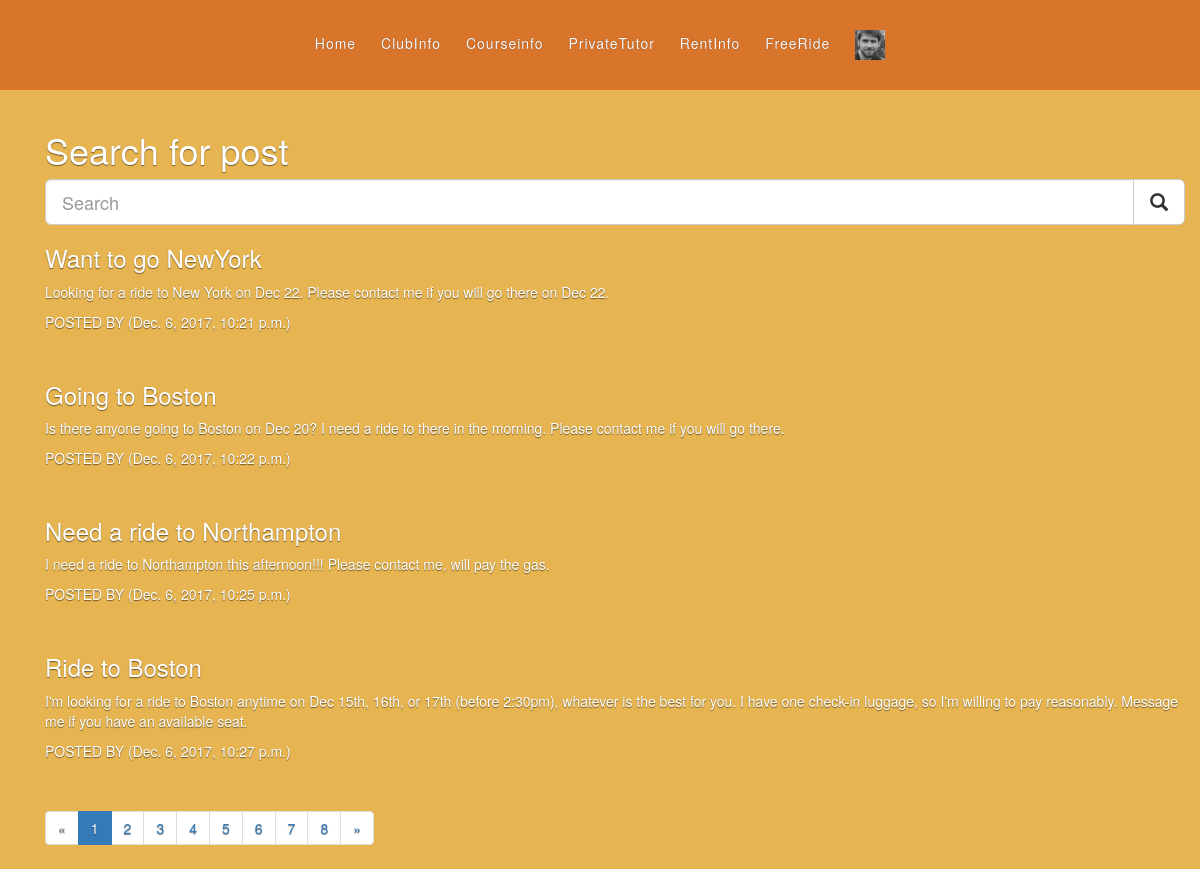
/InfoTrack/post_list.html/ (signed in), run on the app's committed database.
### InfoTrack/models.py (models this page shows, shortened)
class Post(models.Model):
    title = models.CharField(max_length = 200, help_text ="Your post title.",blank = True)
    context = models.TextField(help_text ="What is in your mind?",blank = True)
    time = models.DateTimeField(auto_now_add = True)
    image = models.ImageField(upload_to='profile_image', blank=True)
    video = models.URLField(blank=True)
    user = models.ForeignKey(User, null=True)
    TYPE_OF_POST = (
        ("---","---"),
        ('clubinfo', 'ClubInfo'),
        ('courseinfo', 'CourseInfo'),
        ('lookforride', 'FreeRide'),
        ('tutor', 'TutorInfo'),
        ('rent', 'RentInfo')
    )
    PostType = models.CharField(max_length=50, choices=TYPE_OF_POST, default='---')
    class Meta:
        ordering = ["time"]

### InfoTrack/views.py (the view)
@login_required
def post_list(request):
    posts = Post.objects.all()
    paginator = Paginator(posts, 4)
    page = request.GET.get('page')
    try:
        post_page = paginator.page(page)
    except PageNotAnInteger:
        post_page = paginator.page(1)
    except EmptyPage:
        post_page = paginator.page(paginator.num_pages)
    return render(request, 'posts/post_list.html', {'posts': post_page})

### InfoTrack/templates/posts/post_list.html (shortened to what this page needs)
{% extends "base_generic.html"%}
{% block keng_1 %}
<div align = "left">
  <br>
<h1>POST LIST : </h1>
<div class="container">
  <div class="row">
      <div class="col-md-6 col-md-offset-3">
      </div>
  </div>
  <div class="container">
      <h1>Search for post</h1>
      <form action="{% url 'InfoTrack:post_search' %}" method="get" accept-charset="utf-8" class="search-form">
      <div class="input-group input-group-lg">
      <input type="text" class="form-control" name="search_box" id="search_box" placeholder="Search">
      <div class="input-group-btn">
      <button class="btn btn-default" type="submit" id="search_box"><i class="glyphicon glyphicon-search"></i></button>
      </div>
      </div>
      </form>
      </div>
<div class="container">
{% for post in posts %}
        <h3><a href="{% url 'InfoTrack:post_detail' pk=post.pk %}"> {{ post.title }}</a></h3>
        <p> {{ post.context|linebreaksbr }}</p>
        <P>POSTED BY {{ post.user.get_full_name }} ({{ post.time }})</P>
        <br>
{% endfor %}
{% if posts.has_other_pages %}
  <ul class="pagination">
    {% if posts.has_previous %}
      <li><a href="?page={{ posts.previous_page_number }}">&raquo;</a></li>
    {% else %}
      <li class="disabled"><span>&laquo;</span></li>
    {% endif %}
    {% for i in posts.paginator.page_range %}
      {% if posts.number == i %}
        <li class="active"><span>{{ i }} <span class="sr-only">(current)</span></span></li>
      {% else %}
        <li><a href="?page={{ i }}">{{ i }}</a></li>
      {% endif %}
    {% endfor %}
    {% if posts.has_next %}
      <li><a href="?page={{ posts.next_page_number }}">&raquo;</a></li>
    {% else %}
      <li class="disabled"><span>&raquo;</span></li>
    {% endif %}
  </ul>
  </div>
{% endif %}
{% endblock %}

### InfoTrack/static/css/base_test_style.css (style rules this page uses)
a, a:focus, a:hover { color: #fff; }
html, body { height: 100%; background-color: rgba(230,180,80,1.00) }
body { color: #fff; text-align: center; text-shadow: 0 .05rem .1rem rgba(0,0,0,.5); }
*, *::before, *::after { box-sizing: border-box; }
body { margin: 0; padding: 0; background-color: rgba(229,179,89,1.00); }
div { box-sizing: border-box; }

### InfoTrack/static/css/form_style.css (style rules this page uses)
a, a:focus, a:hover { color: #fff; }
html, body { height: 100%; background-color: rgba(230,180,80,1.00) }
body { color: #fff; text-align: center; text-shadow: 0 .05rem .1rem rgba(0,0,0,.5); }
div { box-sizing: border-box; }

### data on the page
Post: title "Want to go NewYork", context "Looking for a ride to New York on Dec 22. Please contact me if you will go there on Dec 22.", time "Dec. 6, 2017, 10:21 p.m."
Post: title "Going to Boston", context "Is there anyone going to Boston on Dec 20? I need a ride to there in the morning. Please contact me if you will go there.", time "Dec. 6, 2017, 10:22 p.m."
Post: title "Need a ride to Northampton", context "I need a ride to Northampton this afternoon!!! Please contact me, will pay the gas.", time "Dec. 6, 2017, 10:25 p.m."
Post: title "Ride to Boston", context "I'm looking for a ride to Boston anytime on Dec 15th, 16th, or 17th (before 2:30pm), whatever is the best for you. I have one check-in luggage, so I'm willing to pay reasonably. Message me if you have an available seat.", time "Dec. 6, 2017, 10:27 p.m."

### other printed values
{{ i }} "1"
{{ i }} "2" "3" "4" "5" "6" "7" "8"
